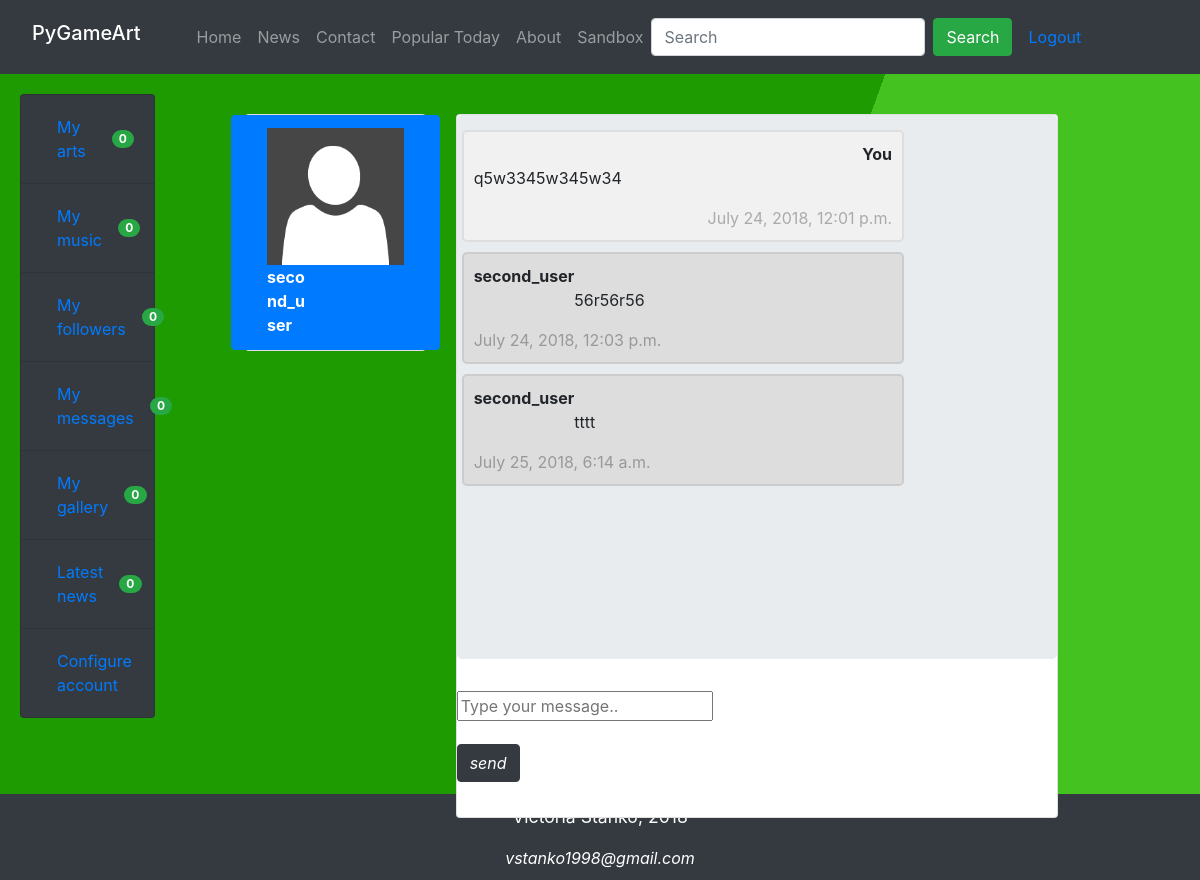
Page /chat/chat/3/4 (signed in) on the committed database.
### chat/models.py (models this page shows)
class Message(models.Model):
    sender = models.ForeignKey(User, on_delete=models.CASCADE, related_name='sender')
    receiver = models.ForeignKey(User, on_delete=models.CASCADE, related_name='receiver')
    message = models.CharField(max_length=1200)
    timestamp = models.DateTimeField(auto_now_add=True)
    is_read = models.BooleanField(default=False)
    def __str__(self):
        return self.message
    class Meta:
        ordering = ('timestamp',)

### chat/views.py (the view)
# urls.py: path('chat/<int:sender>/<int:receiver>', views.message_view, name='chat'),
@login_required
def message_view(request, sender, receiver):
    if request.method == "GET":
        current_user_id = request.user.id
        friends_ids = get_list_of_users_ids(current_user_id)
        users = User.objects.filter(id__in=friends_ids)
        return render(request, "messages.html",
                      {'users': users,
                       'receiver': User.objects.get(id=receiver),
                       'messages': Message.objects.filter(sender_id=sender, receiver_id=receiver) |
                                   Message.objects.filter(sender_id=receiver, receiver_id=sender)})

### accounts/models.py (called while the page is built)
    def get_friends(self):
        return self.relationships.filter(
            to_people__status=RELATIONSHIP_FOLLOWING,
            to_people__from_person=self,
            from_people__status=RELATIONSHIP_FOLLOWING,
            from_people__to_person=self)

### chat/views.py (called while the page is built)
def get_list_of_users_ids(current_user_id):
    art_user = ArtUser.objects.get(user_id=current_user_id)
    friends = art_user.get_friends()
    friends_ids = []
    for friend in friends:
        friends_ids.append(int(friend.user_id))
    return friends_ids

### chat/templates/messages.html (shortened to what this page needs)
{% extends 'chat.html' %}
{% load static %}
{% block messages %}
    {% for message in messages %}
        {% if message.sender == request.user %}
            <div class="card-body message-container" style="width: 75%; position: relative">
                <p style="float: right; font-weight: bolder" class="title">You</p>
                <br>
                <p>{{ message }}</p>
                <span class="time-right">{{ message.timestamp }}</span>
            </div>
        {% else %}
            <div class="card-body message-container darker-message" style="width: 75%; position: relative">
                <p style="float: left; font-weight: bolder" class="title">{{ message.sender }}</p>
                <br>
                <p>{{ message }}</p>
                <span class="time-left">{{ message.timestamp }}</span>
            </div>
        {% endif %}
    {% endfor %}
{% endblock %}

### chat/templates/chat.html (shortened to what this page needs)
{% extends 'base.html' %}
{% load static %}
{% block content %}
    <div class="section" style="height: 80vh">
        <div class="row">
            <div class="col-sm-3">
                <div class="card">
                    <div class="list-group">
                        {% for user in users %}
                            <a href="{% url 'chat' request.user.id user.id %}" id="user{{ user.id }}" class="list-group-item row">
                                <img src="{% static 'user-default.png' %}" class="col s4" alt="User Image">
                                <div class="col-sm-5">
                                    <span class="title" style="font-weight: bolder">{{ user.username }}</span>
                                </div>
                            </a>
                        {% endfor %}
                    </div>
                </div>
            </div>
            <div class="col-sm-9">
                <div class="card">
                    <div id="board" class="jumbotron grey lighten-3" style="height: 68vh; padding: 5px; overflow-y: scroll">
                        {% block messages %}
                        {% endblock %}
                    </div>
                    <form id="chat-box" class="form-group {% block hide %}hide{% endblock %}" method="post">
                        <div class="row">
                            <div class="col-sm-11">
                                <div class="input-field">
                                    <input id="id_message" name="message" type="text" placeholder="Type your message..">
                                </div>
                            </div>
                            <div class="col s1" style="line-height: 80px">
                                <button class="btn btn-dark"><i class="glyphicon glyphicon-pencil">send</i></button>
                            </div>
                        </div>
                    </form>
                </div>
            </div>
        </div>
    </div>
{% endblock %}

### static/css/style.css (style rules this page uses)
body { background: linear-gradient(110deg, #1d9b01 60%, #43c220 60%) no-repeat fixed; }
.message-container { border: 2px solid #dedede; background-color: #f1f1f1; border-radius: 5px; padding: 10px; margin: 10px 0; }
.darker-message { border-color: #ccc; background-color: #ddd; }
.message-container::after { content: ""; clear: both; display: table; }
.time-right { float: right; color: #aaa; }
.time-left { float: left; color: #999; }

### rows in the picture
Message: message "q5w3345w345w34", timestamp "July 24, 2018, 12:01 p.m."
Message: sender "second_user", message "56r56r56", timestamp "July 24, 2018, 12:03 p.m."
Message: sender "second_user", message "tttt", timestamp "July 25, 2018, 6:14 a.m."

### other values in the picture
{{ user.username }} "second_user"
